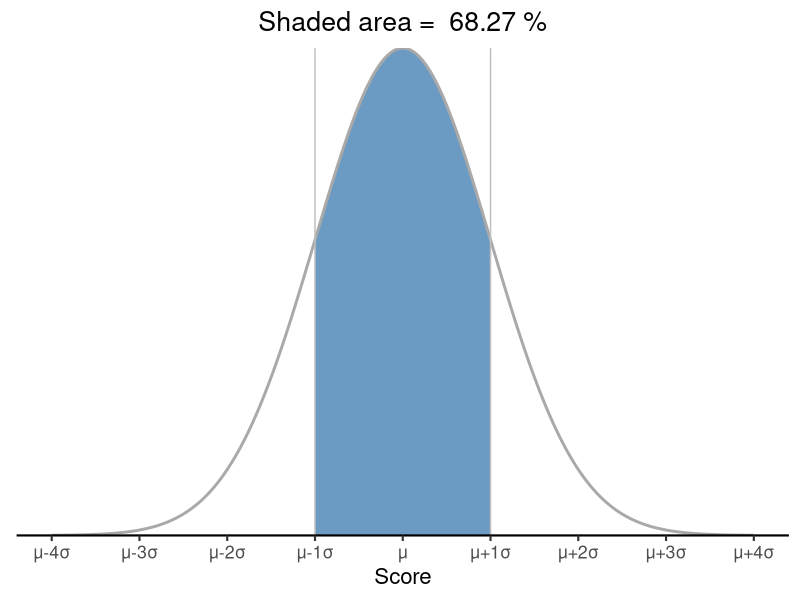
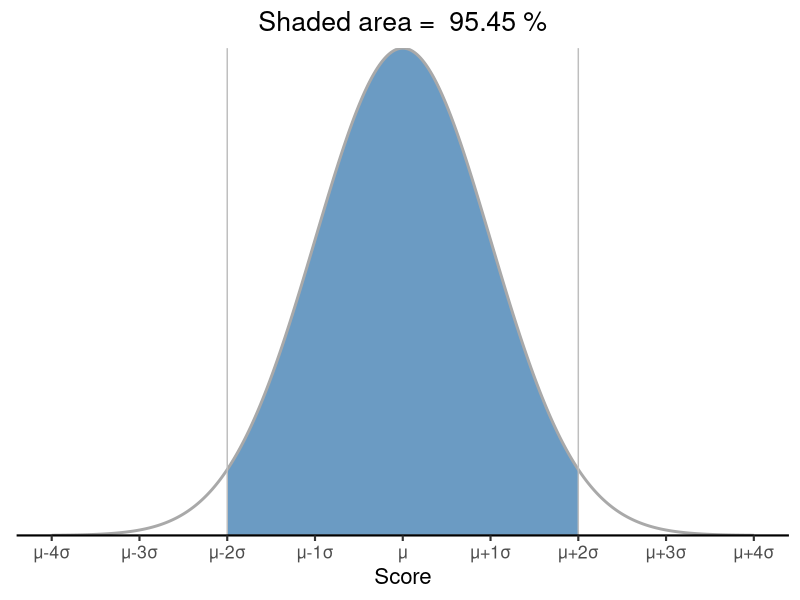
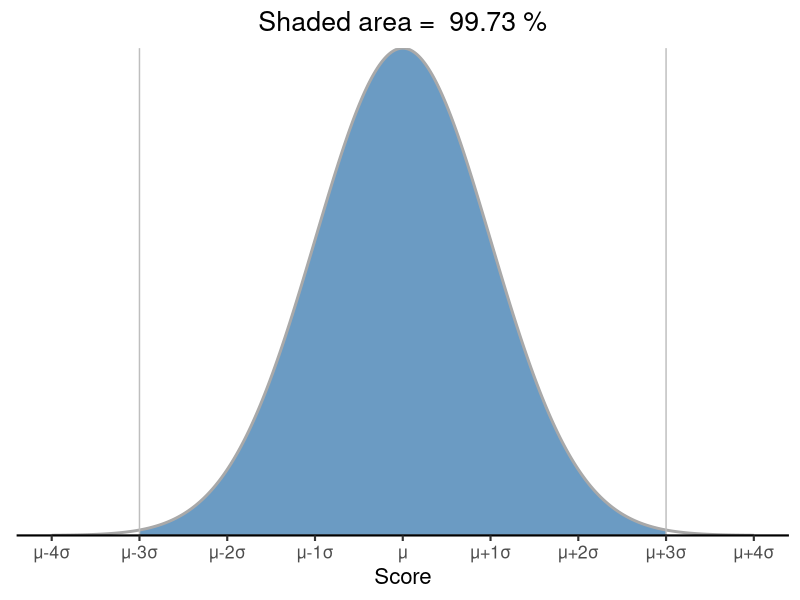
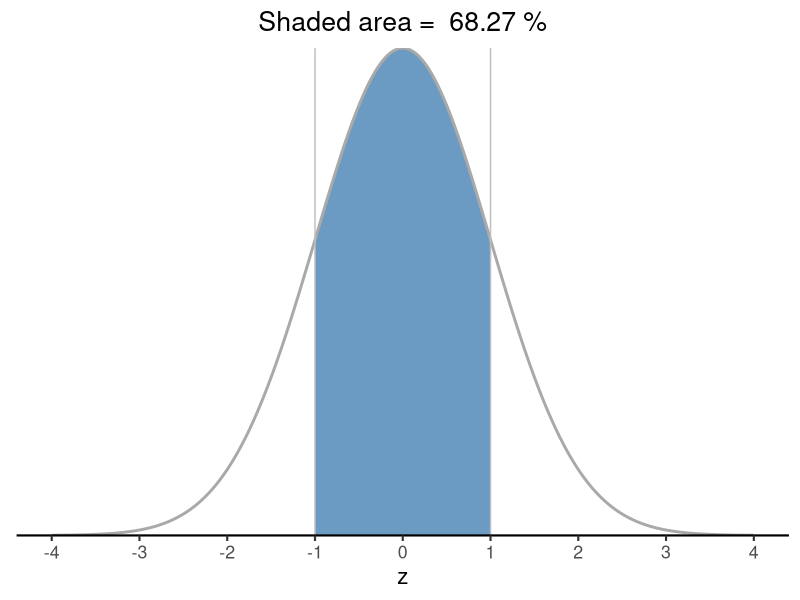
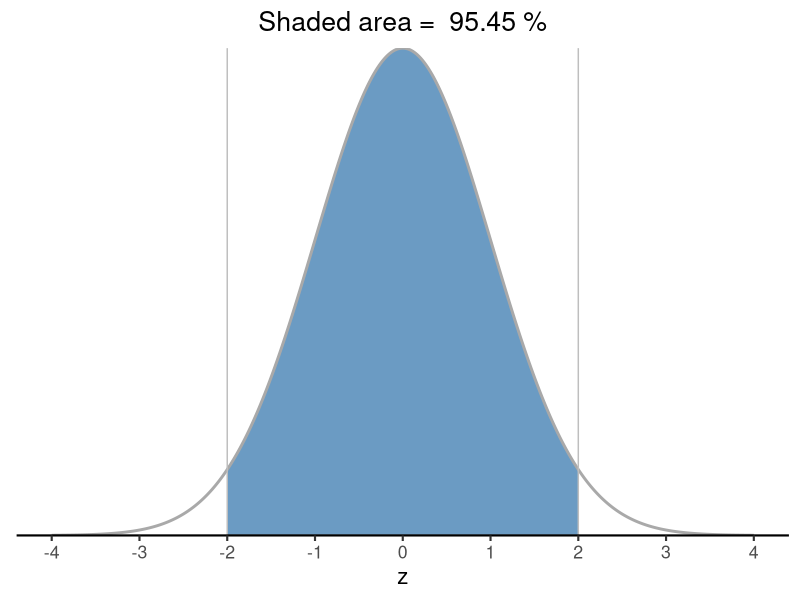
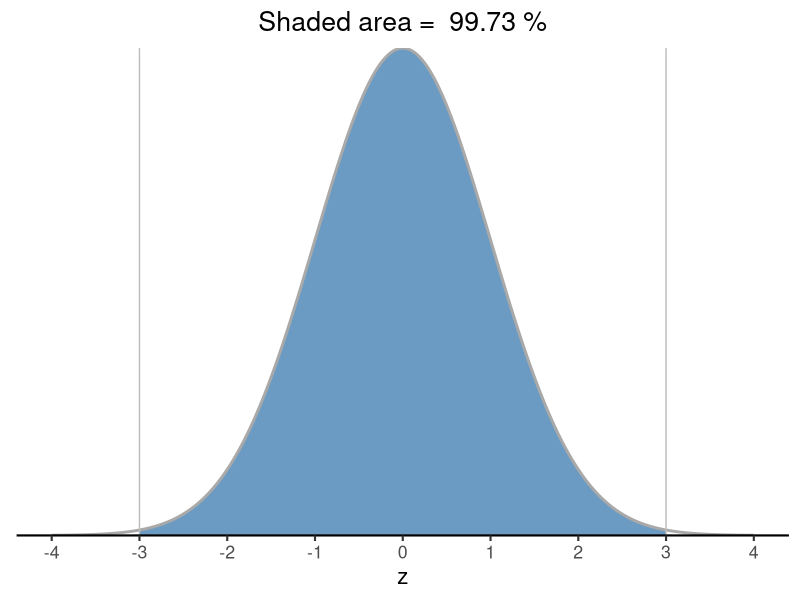
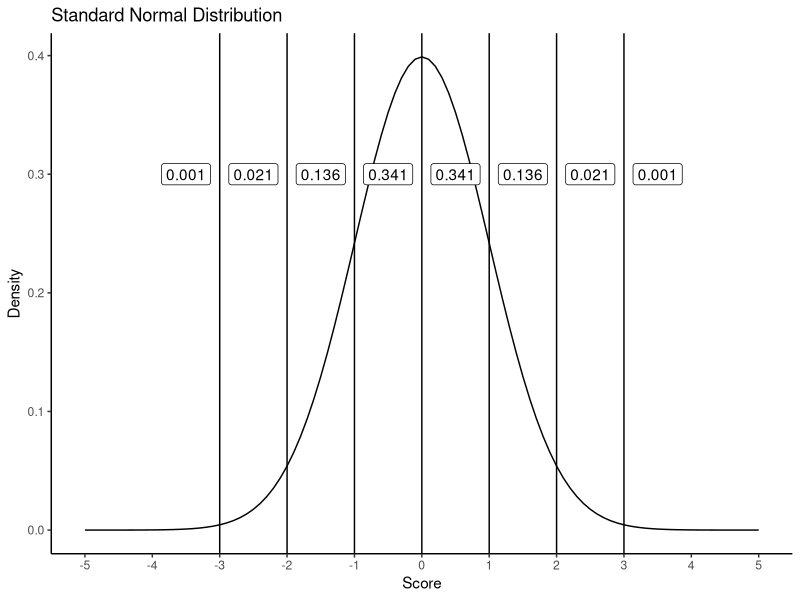

Write the R code that produced these figures, in order.
## ---- chunk 1
knitr::opts_chunk$set(
  include = FALSE,
  echo = FALSE,
  message = FALSE,
  warning = FALSE
)

library(tidyverse)  # for data wrangling and visualization
# library(BrailleR)   # for brailleR tables
# GoBlind()

theme_set(theme_classic(base_size = 16))

set.seed(123)

# helper functions adapted from Navarro and Foxcroft
# ---- normal ---- #
plot_normal_interval <- function (lb, ub, m = 0, s = 1, xaxis = "z") {
  ll = -4*s+m
  ul = 4*s+m
  ggplot(data = data.frame(x = seq(ll, ul, 1)), aes(x)) +
    stat_function(fun = dnorm, n = 1000, args = list(mean =  m, sd = s), col="darkgray", geom = "area",
                  fill = "steelblue", alpha=0.8, xlim = c(lb, ub)) +
    stat_function(fun = dnorm, n = 1000, args = list(mean = m, sd = s), col="darkgray", linewidth=1) +
    geom_vline(xintercept = c(lb, ub), col="gray")+
    scale_x_continuous(breaks = seq(ll, ul, s)) +
    scale_y_continuous(expand = c(0, 0)) +
    ggtitle(paste("Shaded area = ", sprintf("%.2f", 100*(pnorm(ub, m, s)-pnorm(lb, m, s))), "%")) +
    xlab(xaxis) +
    theme(
      axis.text.y = element_blank(),
      axis.title.y = element_blank(),
      axis.line.y = element_blank(),
      axis.ticks.y = element_blank(),
      plot.title = element_text(hjust = 0.5))
}
plot_normal_lessthan <- function (ub, m = 0, s = 1, xaxis = "z") {
  ll = -4*s+m
  ul = 4*s+m
  ggplot(data = data.frame(x = seq(ll, ul, 1)), aes(x)) +
    stat_function(fun = dnorm, n = 1000, args = list(mean =  m, sd = s), col="darkgray", geom = "area",
                  fill = "grey", alpha=0.8, xlim = c(ll, ub)) +
    stat_function(fun = dnorm, n = 1000, args = list(mean = m, sd = s), col="darkgray", linewidth=1) +
    scale_x_continuous(breaks = seq(ll, ul, s)) +
    scale_y_continuous(expand = c(0, 0)) +
    ggtitle(paste("Shaded area = ", sprintf("%.2f", 100*(pnorm(ub, m, s))), "%")) +
    xlab(xaxis) +
    theme(
      axis.text.y = element_blank(),
      axis.title.y = element_blank(),
      axis.line.y = element_blank(),
      axis.ticks.y = element_blank(),
      plot.title = element_text(hjust = 0.5))
}
plot_normal_greaterthan <- function (lb, m = 0, s = 1, xaxis = "z") {
  ll = -4*s+m
  ul = 4*s+m
  ggplot(data = data.frame(x = seq(ll, ul, 1)), aes(x)) +
    stat_function(fun = dnorm, n = 1000, args = list(mean =  m, sd = s), col="darkgray", geom = "area",
                  fill = "grey", alpha=0.8, xlim = c(lb, ul)) +
    stat_function(fun = dnorm, n = 1000, args = list(mean = m, sd = s), col="darkgray", linewidth=1) +
    scale_x_continuous(breaks = seq(ll, ul, s)) +
    scale_y_continuous(expand = c(0, 0)) +
    ggtitle(paste("Shaded area = ", sprintf("%.2f", 100*(1-pnorm(lb, m, s))), "%")) +
    xlab(xaxis) +
    theme(
      axis.text.y = element_blank(),
      axis.title.y = element_blank(),
      axis.line.y = element_blank(),
      axis.ticks.y = element_blank(),
      plot.title = element_text(hjust = 0.5))
}
plot_normal_greaterthan_or_lessthan <- function (ub, lb, m = 0, s = 1, xaxis = "z") {
  ll = -4*s+m
  ul = 4*s+m
  ggplot(data = data.frame(x = seq(ll, ul, 1)), aes(x)) +
    stat_function(fun = dnorm, n = 1000, args = list(mean =  m, sd = s), col="grey", geom = "area",
                  fill = "grey", alpha=0.8, xlim = c(lb, ul)) +
    stat_function(fun = dnorm, n = 1000, args = list(mean =  m, sd = s), col="grey", geom = "area",
                  fill = "grey", alpha=0.8, xlim = c(ll, ub)) +
    stat_function(fun = dnorm, n = 1000, args = list(mean = m, sd = s), col="darkgray", linewidth=1) +
    scale_x_continuous(breaks = seq(ll, ul, s)) +
    scale_y_continuous(expand = c(0, 0)) +
    ggtitle(paste("Shaded area = ", sprintf("%.2f", 100*((1-pnorm(lb, m, s))+pnorm(ub, m, s))), "%")) +
    xlab(xaxis) +
    theme(
      axis.text.y = element_blank(),
      axis.title.y = element_blank(),
      axis.line.y = element_blank(),
      axis.ticks.y = element_blank(),
      plot.title = element_text(hjust = 0.5))
}
## ---- chunk 2
#| label: fig-normal-intervals
#| layout-nrow: 3
#| fig-cap: "Normal Distributions and the 68-95-99.7 Rule"
#| fig-subcap:
#|  - "An interval from $-1$ \u03c3 to $1$ \u03c3 from \u03bc covers 68.27% of the data"
#|  - "An interval from $-2$ \u03c3 to $2$ \u03c3 from \u03bc covers 95.45% of the data"
#|  - "An interval from $-3$ \u03c3 to $3$ \u03c3 from \u03bc covers 99.73% of the data"
#| fig-alt: 
#|  - "A normal distributions where the x-axis shows the scores from negative 4 standard deviations to 4 standard deviations from the mean with vertical lines and shaded area under the normal curve corresponding to an interval."
#| fig-height: 2.5

x_breaks = c(-4, -3, -2, -1, 0, 1, 2, 3, 4)
x_labels = c("\u03bc-4\u03c3", "\u03bc-3\u03c3", "\u03bc-2\u03c3", "\u03bc-1\u03c3", "\u03bc", "\u03bc+1\u03c3", "\u03bc+2\u03c3", "\u03bc+3\u03c3", "\u03bc+4\u03c3")
plot_normal_interval(-1, 1, xaxis = "Score") + scale_x_continuous(breaks = x_breaks, labels = x_labels)
plot_normal_interval(-2, 2, xaxis = "Score") + scale_x_continuous(breaks = x_breaks, labels = x_labels)
plot_normal_interval(-3, 3, xaxis = "Score") + scale_x_continuous(breaks = x_breaks, labels = x_labels)
## ---- chunk 3
#| label: fig-standard-normal-intervals
#| layout-nrow: 3
#| fig-cap: "The Standard Normal Distribution and the 68-95-99.7 Rule"
#| fig-subcap:
#|  - "z score interval from $-1$ to $1$ covers 68.27% of the data"
#|  - "z score interval from $-2$ to $2$ covers 95.45% of the data"
#|  - "z score interval from $-3$ to $3$ covers 99.73% of the data"
#| fig-alt: "A Standard Normal Distributions where the x-axis shows the z scores from negative 4 to 4 with vertical lines and shaded area under the normal curve corresponding to an interval."
#| fig-height: 3

plot_normal_interval(-1, 1)
plot_normal_interval(-2, 2)
plot_normal_interval(-3, 3)
## ---- chunk 4
#| label: fig-standard-normal-dist
#| fig-cap: "The Standard Normal Distribution"
#| fig-alt: "The standard normal distribution with mean of 0 and standard deviation of 1. The x-axis shows scores from -5 to 5, and the y-axis shows the density. There are lines at -3, -2, -1, 0, 1, 2, and 3, creating intervals. The labels indicate the probability of a score falling within each interval: 0.001, 0.021, 0.136, 0.341, 0.341, 0.136, 0.021, and 0.001."

dnorm_vec <- dnorm(seq(-5,5,.1),mean=0,sd=1)
x_range   <- seq(-5,5,.1)
t_df<-data.frame(x_range,dnorm_vec)

ggplot(t_df, aes(x=x_range,y=dnorm_vec))+
  geom_line()+
  geom_vline(xintercept = 0)+
  geom_vline(xintercept = c(-3,-2,-1,1,2,3))+
  theme_classic()+
  ylab("Density")+
  xlab("Score") +
  ggtitle("Standard Normal Distribution") +
  scale_x_continuous(breaks=seq(-5,5,1))+
  geom_label(data = data.frame(x=-.5, y=.3,
            label=round(pnorm(c(0,1),0,1)[2]-pnorm(c(0,1),0,1)[1], digits=3)), 
            aes(x = x, y = y, label = label))+
  geom_label(data = data.frame(x=.5, y=.3,
            label=round(pnorm(c(0,1),0,1)[2]-pnorm(c(0,1),0,1)[1], digits=3)), 
            aes(x = x, y = y, label = label))+
    geom_label(data = data.frame(x=-1.5, y=.3,
            label=round(pnorm(c(1,2),0,1)[2]-pnorm(c(1,2),0,1)[1], digits=3)), 
            aes(x = x, y = y, label = label))+
  geom_label(data = data.frame(x=1.5, y=.3,
            label=round(pnorm(c(1,2),0,1)[2]-pnorm(c(1,2),0,1)[1], digits=3)), 
            aes(x = x, y = y, label = label)) + 
  geom_label(data = data.frame(x=-2.5, y=.3,
            label=round(pnorm(c(2,3),0,1)[2]-pnorm(c(2,3),0,1)[1], digits=3)), 
            aes(x = x, y = y, label = label))+
  geom_label(data = data.frame(x=2.5, y=.3,
            label=round(pnorm(c(2,3),0,1)[2]-pnorm(c(2,3),0,1)[1], digits=3)), 
            aes(x = x, y = y, label = label))+ 
  geom_label(data = data.frame(x=-3.5, y=.3,
            label=round(pnorm(c(3,4),0,1)[2]-pnorm(c(3,4),0,1)[1], digits=3)), 
            aes(x = x, y = y, label = label))+
  geom_label(data = data.frame(x=3.5, y=.3,
            label=round(pnorm(c(3,4),0,1)[2]-pnorm(c(3,4),0,1)[1], digits=3)), 
            aes(x = x, y = y, label = label))
